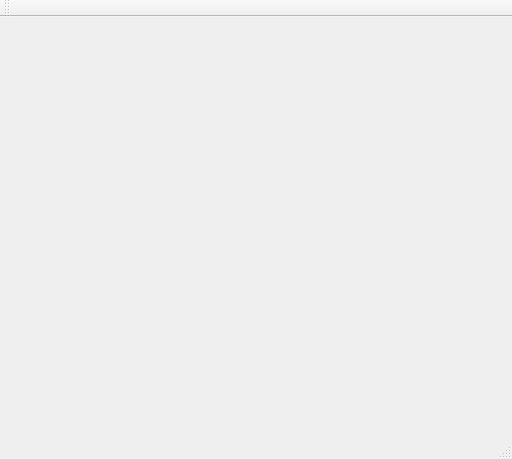
<?xml version="1.0" encoding="UTF-8"?>
<ui version="4.0">
 <class>MainWindow</class>
 <widget class="QMainWindow" name="MainWindow">
  <property name="geometry">
   <rect>
    <x>0</x>
    <y>0</y>
    <width>512</width>
    <height>459</height>
   </rect>
  </property>
  <property name="windowTitle">
   <string>MainWindow</string>
  </property>
  <widget class="QWidget" name="centralWidget"/>
  <widget class="QMenuBar" name="menuBar">
   <property name="geometry">
    <rect>
     <x>0</x>
     <y>0</y>
     <width>512</width>
     <height>26</height>
    </rect>
   </property>
  </widget>
  <widget class="QToolBar" name="mainToolBar">
   <attribute name="toolBarArea">
    <enum>TopToolBarArea</enum>
   </attribute>
   <attribute name="toolBarBreak">
    <bool>false</bool>
   </attribute>
  </widget>
  <widget class="QStatusBar" name="statusBar"/>
 </widget>
 <layoutdefault spacing="6" margin="11"/>
 <resources/>
 <connections/>
</ui>
